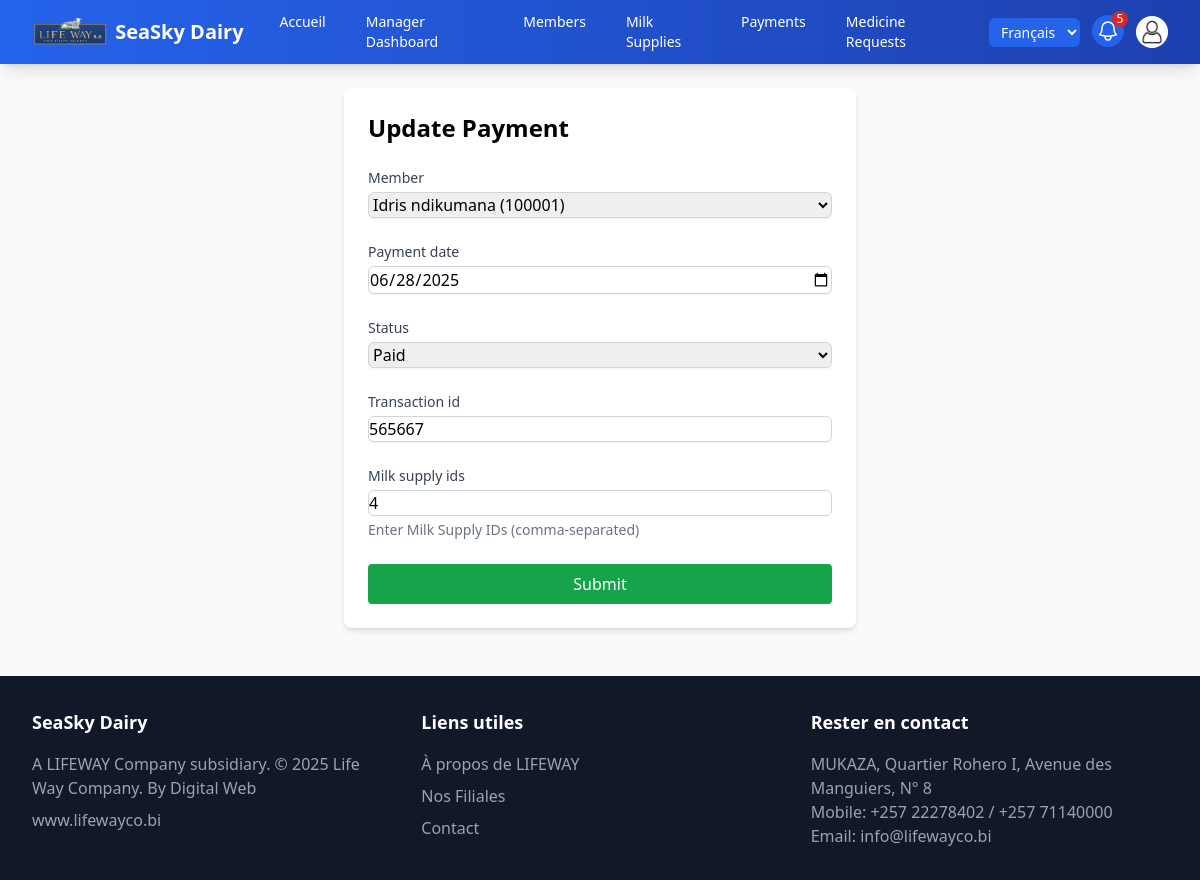
Screenshot of /payments/3/update/ (signed in) with the database file from the repository.
### supply/models.py (models this page shows, shortened)
class Member(models.Model):
    user = models.OneToOneField(User, on_delete=models.CASCADE, related_name="member_profile")
    cooperative = models.ForeignKey(Cooperative, on_delete=models.SET_NULL, null=True, blank=True, related_name="members")
    first_name = models.CharField(max_length=50)
    last_name = models.CharField(max_length=50)
    member_id = models.IntegerField(unique=True, editable=False)
    contact_number = models.CharField(max_length=15, blank=True)
    email = models.EmailField(blank=True, null=True)
    joined_date = models.DateField(default=timezone.now)
    def __str__(self):
        return f"{self.first_name} {self.last_name} ({self.member_id})"
    @property
    def full_name(self):
        return f"{self.first_name} {self.last_name}".strip()
    class Meta:
        indexes = [
            models.Index(fields=['member_id']),
            models.Index(fields=['cooperative']),
        ]

class Payment(models.Model):
    member = models.ForeignKey(Member, on_delete=models.CASCADE, related_name="payments")
    milk_supply = models.ManyToManyField(MilkSupply, related_name="payments")
    amount = models.DecimalField(
        max_digits=10, decimal_places=2, validators=[MinValueValidator(0.01)]
    )
    payment_date = models.DateField(default=timezone.now)
    status = models.CharField(max_length=20, choices=[
        ('PENDING', 'Pending'),
        ('PAID', 'Paid'),
        ('OVERDUE', 'Overdue')
    ], default='PENDING')
    transaction_id = models.CharField(max_length=50, blank=True, null=True)
    notified = models.BooleanField(default=False)
    class Meta:
        indexes = [
            models.Index(fields=['member', 'payment_date']),
            models.Index(fields=['status']),
        ]

### supply/views.py (the view)
# urls.py: path('payments/<int:pk>/update/', views.payment_update, name='payment_update'),
@role_required('ADMIN', 'MANAGER')
def payment_update(request, pk):
    payment = get_object_or_404(Payment, pk=pk)
    if not can_access_member(request.user, payment.member):
        return HttpResponseForbidden("Access denied")
    form = PaymentForm(request.POST or None, instance=payment, user=request.user, initial={
        'milk_supply_ids': ','.join(str(s.id) for s in payment.milk_supply.all())
    })
    if request.method == 'POST':
        if form.is_valid():
            _save_payment(request, form)
            messages.success(request, "Payment updated successfully.")
            return redirect('payment_list')
        messages.error(request, "Error updating payment.")
    return render(request, 'payment_form.html', {'form': form, 'title': 'Update Payment'})

### supply/forms.py (shortened to what this page needs)
class PaymentForm(forms.ModelForm):
    milk_supply_ids = forms.CharField(
        widget=forms.TextInput(attrs={'class': COMMON_INPUT_CLASSES, 'placeholder': 'e.g., 1,2,3'}),
        help_text="Enter Milk Supply IDs (comma-separated)"
    )
    class Meta:
        model = Payment
        fields = ['member', 'payment_date', 'status', 'transaction_id']
        widgets = {
            'member': forms.Select(attrs={'class': COMMON_INPUT_CLASSES}),
            'payment_date': forms.DateInput(attrs={'type': 'date', 'class': COMMON_INPUT_CLASSES}),
            'status': forms.Select(attrs={'class': COMMON_INPUT_CLASSES}),
            'transaction_id': forms.TextInput(attrs={'class': COMMON_INPUT_CLASSES, 'placeholder': 'e.g., TX123'}),
        }
    def __init__(self, *args, user=None, **kwargs):
        super().__init__(*args, **kwargs)
        if user is not None and user.role in ('ADMIN', 'MANAGER'):
            self.fields['member'].queryset = members_visible_to(user)
        else:
            self.fields['member'].queryset = Member.objects.none()

### supply/context_processors.py (called while the page is built)
def notifications(request):
    user = getattr(request, 'user', None)
    if user is None or not user.is_authenticated:
        return {}
    requests = MedicineRequest.objects.filter(status='PENDING')
    if user.role == 'MANAGER':
        profile = get_member_profile(user)
        requests = requests.filter(member__cooperative=profile.cooperative if profile else None)
    elif user.role != 'ADMIN':
        profile = get_member_profile(user)
        requests = requests.filter(member=profile) if profile else requests.none()
    return {'pending_request_count': requests.count()}

### supply/forms.py (called while the page is built)
def get_member_profile(user):
    if user is None or not user.is_authenticated:
        return None
    try:
        return user.member_profile
    except Member.DoesNotExist:
        return None

def members_visible_to(user):
    if user is None or not user.is_authenticated:
        return Member.objects.none()
    if user.role == 'ADMIN':
        return Member.objects.all()
    profile = get_member_profile(user)
    if profile is None:
        return Member.objects.none()
    if user.role == 'MANAGER' and profile.cooperative:
        return Member.objects.filter(cooperative=profile.cooperative)
    return Member.objects.filter(pk=profile.pk)

### supply/views.py (called while the page is built)
def manager_cooperative(user):
    profile = get_member_profile(user)
    return profile.cooperative if profile else None

### supply/templates/payment_form.html (shortened to what this page needs)
{% extends 'base.html' %}
{% block content %}
<div class="bg-white p-6 rounded-lg shadow-md max-w-lg mx-auto">
    <h1 class="text-2xl font-bold mb-6">{{ title }}</h1>
    <form method="post" class="space-y-6">
        {% for field in form %}
        <div>
            <label for="{{ field.id_for_label }}" class="block text-sm font-medium text-gray-700">{{ field.label }}</label>
            {{ field }}
            {% if field.help_text %}
                <p class="text-gray-500 text-sm mt-1">{{ field.help_text }}</p>
            {% endif %}
        </div>
        {% endfor %}
        <button type="submit" class="w-full bg-green-600 text-white px-4 py-2 rounded hover:bg-green-700 focus:outline-none focus:ring-2 focus:ring-green-500">Submit</button>
    </form>
</div>
{% endblock %}

### rows the page displays
Member: form "Idris ndikumana (100001)"
Payment: form "06/28/2025" "Paid" "565667"

### other values shown
{{ pending_request_count }} "5"
{{ title }} "Update Payment"
{{ field.label }} "Member" "Payment date" "Status" "Transaction id" "Milk supply ids"
{{ field.help_text }} "Enter Milk Supply IDs (comma-separated)"
